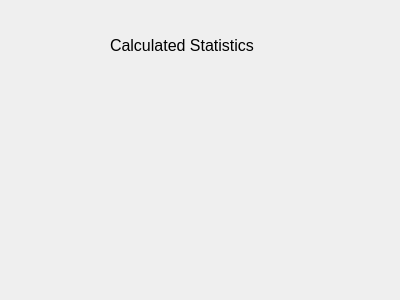
<?xml version="1.0" encoding="UTF-8"?>
<ui version="4.0">
 <class>CalculatedStatistics</class>
 <widget class="QWidget" name="CalculatedStatistics">
  <property name="geometry">
   <rect>
    <x>0</x>
    <y>0</y>
    <width>400</width>
    <height>300</height>
   </rect>
  </property>
  <property name="windowTitle">
   <string>Form</string>
  </property>
  <widget class="QLabel" name="label">
   <property name="geometry">
    <rect>
     <x>110</x>
     <y>30</y>
     <width>191</width>
     <height>31</height>
    </rect>
   </property>
   <property name="font">
    <font>
     <pointsize>12</pointsize>
    </font>
   </property>
   <property name="text">
    <string>Calculated Statistics</string>
   </property>
  </widget>
 </widget>
 <resources/>
 <connections/>
</ui>
